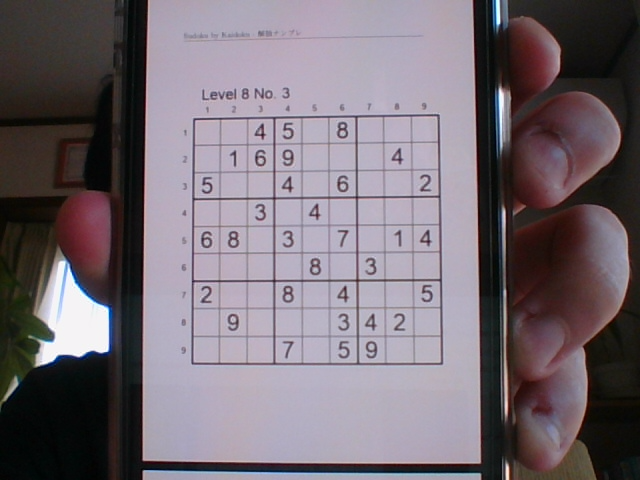
#> input picture pictures/image1.png, 640 x 480 px
$ python -i _detect_corners_20250702133817.py   (imports and definitions only)
#> lines starting #> are read from the running program, lines starting #| are printed output that depends on the picture; after the words box and inside, x2 and y2 are one past the last pixel; in counts of white or black regions, pixels touching at a corner belong together; long printed decimals are rounded
import cv2
import numpy as np
import itertools
import math
from scipy.optimize import basinhopping

#輪郭を見つける。
def detect_corners(raw_img):
    img = fit_size(raw_img, 500, 500) # 入力画像を500x500以内にリサイズ
    polies = convex_poly(img)          # 輪郭を抽出し、凸包→多角形近似→多角形リスト
    # print(polies)
    poly = select_corners(img, polies)  # 四角形の中で「正方形に最も近いもの」を選ぶ
    x0 = poly.flatten()                  # flat化（後で使うがこの関数では未使用）
    rect, score = convex_poly_fitted(img)  # さらに精密に最適化して四角形検出
    print(rect)
    # スケールを元画像に合わせて戻す
    scale = raw_img.shape[0] / img.shape[0]
    rect = np.int32(normalize_corners(rect) * scale)

    score *= -1/255
    return rect, score

def fit_size(img, h, w):
    size = img.shape[:2]
    f = min(h / size[0], w / size[1])
    return cv2.resize(img, (int(size[1] * f), int(size[0] * f)), interpolation=cv2.INTER_AREA)

def edge(img, show=True):
    gray = cv2.cvtColor(img, cv2.COLOR_BGR2GRAY)
    edges = cv2.Canny(gray, 50, 150)
    return edges

def line(img, show=True, threshold=80, minLineLength=50, maxLineGap=5):
    edges = edge(img, False)
    lines = cv2.HoughLinesP(edges, 1, np.pi/180, threshold, 200, minLineLength, maxLineGap)
    return lines

def contours(img, show=True):
    edges = edge(img, False)  #エッジ抽出
    #輪郭取得
    contours, hierarchy = cv2.findContours(edges, cv2.RETR_LIST, cv2.CHAIN_APPROX_SIMPLE)

    #もともと
    # contours = cv2.findContours(edges, cv2.RETR_LIST, cv2.CHAIN_APPROX_SIMPLE)[1]
    # print(contours)
    blank = np.zeros(img.shape, np.uint8)
    #0.2 元の値 画像サイズに占める割合の閾値
    min_area = img.shape[0] * img.shape[1] * 0.1
    # 画像の中の特定の割合を占める輪郭だけを取得。
    large_contours = [c for c in contours if cv2.contourArea(c) > min_area]
    cv2.drawContours(blank, large_contours, -1, (0,255,0), 1)
    return large_contours


#
def convex(img, show=True):
    blank = np.copy(img)
    convexes = []
    for cnt in contours(img, False):
        convex = cv2.convexHull(cnt)
        cv2.drawContours(blank, [convex], -1, (0,255,0), 2)
        convexes.append(convex)
    return convexes

#輪郭抽出
def convex_poly(img, show=True):
    cnts = convex(img, False) # 輪郭を取得し、凸包化されたリストを取得
    blank = np.copy(img)
    polies = []
    for cnt in cnts:
        arclen = cv2.arcLength(cnt, True)
        poly = cv2.approxPolyDP(cnt, 0.02*arclen, True)
        cv2.drawContours(blank, [poly], -1, (0,255,0), 2)
        polies.append(poly)
    return [poly[:, 0, :] for poly in polies]

#画像と輪郭のリスト
def select_corners(img, polies):
    p_selected = []
    p_scores = []
    for poly in polies:
        #すべてのコーナーの任意の組み合わせ
        choices = np.array(list(itertools.combinations(poly, 4)))
        #スコア
        scores = []
        # 正方形に近いものを選ぶ
        for c in choices:
            #正方形は等価の辺の掛け算が面積になることを応用し、面積**0.5と持ってきた輪郭の
            # 一辺がどれだけ近いかを比較する。
            line_lens = [np.linalg.norm(c[(i + 1) % 4] - c[i]) for i in range(4)]
            base = cv2.contourArea(c) ** 0.5
            score = sum([abs(1 - l/base) ** 2 for l in line_lens])
            scores.append(score)
        idx = np.argmin(scores) #一番誤差が小さいものを
        p_selected.append(choices[idx])
        p_scores.append(scores[idx])
    return p_selected[np.argmin(p_scores)]

def gen_score_mat():
    half_a = np.fromfunction(lambda i, j: ((10 - i) ** 2) / 100.0, (10, 20), dtype=np.float32)
    half_b = np.rot90(half_a, 2)
    cell_a = np.r_[half_a, half_b]
    cell_b = np.rot90(cell_a)
    cell = np.maximum(cell_a, cell_b)
    return np.tile(cell, (9, 9))

SCALE = 0.7
def get_get_fit_score(img, x):
    # 入力リサイズ
    img = cv2.resize(img, (int(img.shape[1] * SCALE), int(img.shape[0] * SCALE)), interpolation=cv2.INTER_AREA)
    img_size = (img.shape[0] * img.shape[1]) ** 0.5
    x = np.int32(x * SCALE)

    # 線分化
    poly_length = cv2.arcLength(x, True)
    lines = line(img, False, int(poly_length / 12), int(poly_length / 200))
    line_mat = np.zeros(img.shape, np.uint8)
    for x1, y1, x2, y2 in lines[:, 0]:
        cv2.line(line_mat, (x1, y1), (x2, y2), 255, 1)
    line_mat = line_mat[:, :, 0]

    # 矩形の外をマスクアウト
    img_size = (img.shape[0] * img.shape[1]) ** 0.5
    mask = np.zeros(line_mat.shape, np.uint8)
    cv2.fillConvexPoly(mask, x, 1)
    kernel = np.ones((int(img_size / 10), int(img_size / 10)), np.uint8)
    mask = cv2.erode(mask, kernel, iterations=1)
    line_mat[np.where(mask == 0)] = 0

    # スコア
    score_mat = gen_score_mat()

    def get_fit_score(x):
        img_pnts = np.float32(x).reshape(4, 2)
        img_pnts *= SCALE
        score_size = score_mat.shape[0]
        score_pnts = np.float32([[0, 0], [0, score_size], [score_size, score_size], [score_size, 0]])

        transform = cv2.getPerspectiveTransform(score_pnts, img_pnts)
        score_t = cv2.warpPerspective(score_mat, transform, (img.shape[1], img.shape[0]))

        res = line_mat * score_t
        return -np.average(res[np.where(res > 255 * 0.1)])

    return get_fit_score

def convex_poly_fitted(img, show=True):
    polies = convex_poly(img, False)
    poly = select_corners(img, polies)
    x0 = poly.flatten()
    get_fit_score = get_get_fit_score(img, poly)
    ret = basinhopping(get_fit_score, x0, T=0.1, niter=250, stepsize=3)
    return ret.x.reshape(4, 2), ret.fun

def normalize_corners(v):
    rads = []
    for i in range(4):
        a = v[(i + 1) % 4] - v[i]
        a = a / np.linalg.norm(a)
        cosv = np.dot(a, np.array([1, 0]))
        rads.append(math.acos(cosv))
    left_top = np.argmin(rads)
    return np.roll(v, 4 - left_top, axis=0)

>>> import cv2
>>> picture = cv2.imread('../../pictures/image1.png')
#> picture is the input picture: shape (480, 640, 3); mean B, G, R 115.9, 107.9, 117.5
>>> result = detect_corners(picture)
#> in edge, `edges = cv2.Canny(gray, 50, 150)`:
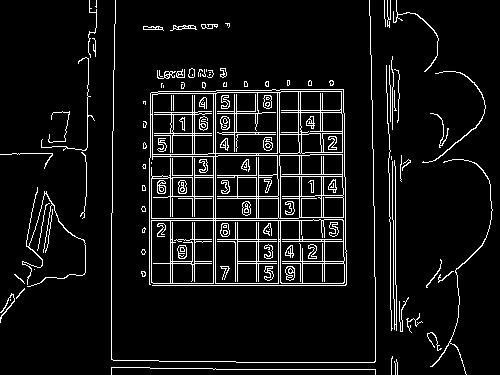
#> edges: shape (375, 500); 7.3% white in thin lines or dots
#> in contours, `contours, hierarchy = cv2.findContours(edges, cv2.RETR_LIST, cv2.CHAIN..`: contours = 291 contours, 152 with area under 20; largest, box (x1, y1, x2, y2) and area: (149, 89, 347, 286) 34233, (215, 220, 279, 284) 3967, (215, 92, 278, 154) 3674, (152, 93, 214, 155) 3127, (215, 155, 278, 219) 2630
#> in contours, `min_area = img.shape[0] * img.shape[1] * 0.1`: min_area = 18750
#> in contours, `large_contours = [c for c in contours if cv2.contourArea(c) > min_area]`: large_contours = 1 contour; box (x1, y1, x2, y2) and area: (149, 89, 347, 286) 34233
#> the loop in convex, `for cnt in contours(img, False):` made 1 pass
#> after the loop in convex, `for cnt in contours(img, False):`:
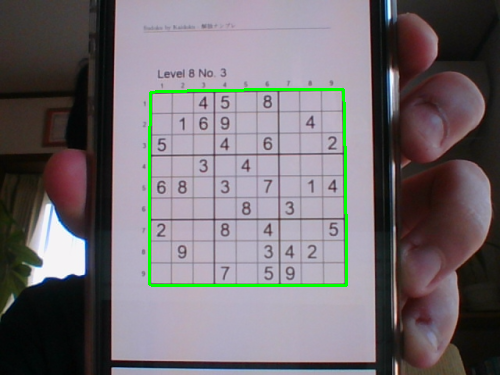
#> blank: shape (375, 500, 3); mean B, G, R 113.9, 109.3, 115.6
#> after the loop in convex, `for cnt in contours(img, False):`: convexes = 1 contour; box (x1, y1, x2, y2) and area: (149, 89, 347, 286) 38246
#> in convex_poly, `cnts = convex(img, False)`: cnts has the same summary as convexes in convex
#> the loop in convex_poly, `for cnt in cnts:` made 1 pass
#> (arclen, poly) on pass 1: (777.1, [[346, 284], [149, 284], [150, 93], [343, 89]])
#> after the loop in convex_poly, `for cnt in cnts:`:
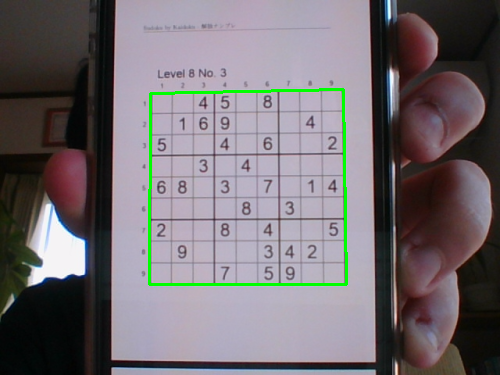
#> blank: shape (375, 500, 3); mean B, G, R 114.1, 109.5, 115.7
#> after the loop in convex_poly, `for cnt in cnts:`: polies = [[[346, 284], [149, 284], [150, 93], [343, 89]]]
#> the loop in select_corners, `for poly in polies:` made 1 pass
#> (choices, idx) on pass 1: ([[346, 284], [149, 284], [150, 93], [343, 89]], 0)
#> after the loop in select_corners, `for poly in polies:`: p_scores = [0.00053]; p_selected = [[[346, 284], [149, 284], [150, 93], [343, 89]]]
#> in detect_corners, `poly = select_corners(img, polies)`: poly = [[346, 284], [149, 284], [150, 93], [343, 89]]
#> in detect_corners, `x0 = poly.flatten()`: x0 = [346, 284, 149, 284, 150, 93, 343, 89]
#> the loop in convex (call 2), `for cnt in contours(img, False):` made 1 pass
#> the loop in convex_poly (call 2), `for cnt in cnts:` made 1 pass
#> in convex_poly_fitted, `polies = convex_poly(img, False)`: polies = [[[346, 284], [149, 284], [150, 93], [343, 89]]]
#> the loop in select_corners (call 2), `for poly in polies:` made 1 pass
#> in convex_poly_fitted, `poly = select_corners(img, polies)`: poly = [[346, 284], [149, 284], [150, 93], [343, 89]]
#> in convex_poly_fitted, `x0 = poly.flatten()`: x0 = [346, 284, 149, 284, 150, 93, 343, 89]
#> in get_get_fit_score, `x = np.int32(x * SCALE)`: x = [[242, 198], [104, 198], [105, 65], [240, 62]]
#> in get_get_fit_score, `poly_length = cv2.arcLength(x, True)`: poly_length = 542.1
#> call 3 of edge, with show = False
#> in edge (call 3), `edges = cv2.Canny(gray, 50, 150)`:
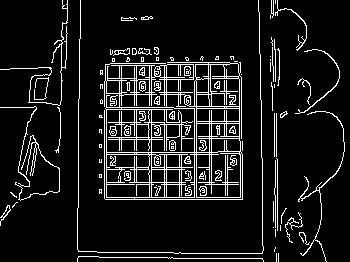
#> edges: shape (262, 350); 10% white in thin lines or dots
#> in line, `lines = cv2.HoughLinesP(edges, 1, np.pi/180, threshold, 200, minLineLe..`: lines = 100 rows, first 6: [105, 199, 242, 199], [61, 80, 61, 30], [239, 73, 239, 112], [104, 197, 242, 197], [196, 196, 196, 77], [151, 196, 151, 63]
#> the loop in get_get_fit_score, `for x1, y1, x2, y2 in lines[:, 0]:` made 100 passes
#> in get_get_fit_score, `line_mat[np.where(mask == 0)] = 0`:
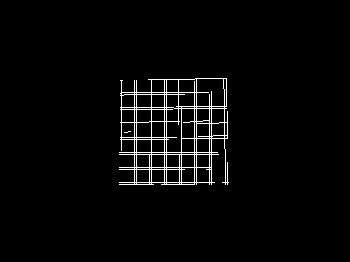
#> line_mat: shape (262, 350); 2.7% white in thin lines or dots, all inside (x1, y1, x2, y2) = (119, 78, 229, 185)
#> in get_fit_score, `transform = cv2.getPerspectiveTransform(score_pnts, img_pnts)`: transform = [[0.0161, -0.754, 242.2], [-0.751, 0.0236, 198.8], [0.000116, 0.000119, 1]]
#> in get_fit_score, `score_t = cv2.warpPerspective(score_mat, transform, (img.shape[1], img..`:
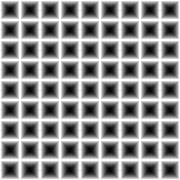
#> score_mat: shape (180, 180) float32; min 0.01, max 1, mean 0.567
#> in get_fit_score (call 37), `img_pnts = np.float32(x).reshape(4, 2)`: img_pnts = [[348, 285.9], [148.7, 283], [154.2, 90.16], [340.9, 83.23]]
#> in get_fit_score (call 37), `img_pnts *= SCALE`: img_pnts = [[243.6, 200.1], [104.1, 198.1], [107.9, 63.11], [238.7, 58.26]]
#> in get_fit_score (call 37), `transform = cv2.getPerspectiveTransform(score_pnts, img_pnts)`: transform = [[0.064, -0.744, 243.6], [-0.766, 0.0475, 200.1], [0.000383, 0.000297, 1]]
#> in get_fit_score (call 37), `score_t = cv2.warpPerspective(score_mat, transform, (img.shape[1], img..`:
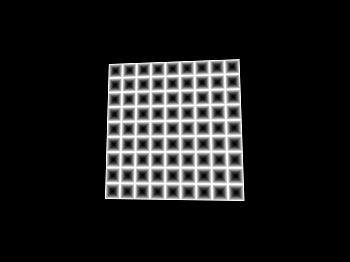
#> score_t: shape (262, 350) float32; min 0, max 1, mean 0.116
#> in convex_poly_fitted, `ret = basinhopping(get_fit_score, x0, T=0.1, niter=250, stepsize=3)`: ret = 9 items
#> in detect_corners, `rect, score = convex_poly_fitted(img)`: rect = [[342, 280.2], [150.3, 282.7], [151.9, 92.8], [339.8, 90.27]]; score = -219
#| [[342.008 280.207]
#|  [150.309 282.714]
#|  [151.903  92.796]
#|  [339.760  90.268]]
#> the loop in normalize_corners, `for i in range(4):` made 4 passes
#> (a, cosv) on passes 1 to 4: ([-1, 0.0131], -1), ([0.00839, -1], 0.00839), ([1, -0.0135], 1), ([0.0118, 1], 0.0118)
#> after the loop in normalize_corners, `for i in range(4):`: rads = [3.13, 1.56, 0.0135, 1.56]
#> in normalize_corners, `left_top = np.argmin(rads)`: left_top = 2
#> in detect_corners, `rect = np.int32(normalize_corners(rect) * scale)`: rect = [[194, 118], [434, 115], [437, 358], [192, 361]]
#> in detect_corners, `score *= -1/255`: score = 0.859
#> result = ([[194, 118], [434, 115], [437, 358], [192, 361]], 0.859)

$ run again, on pictures/image2.png
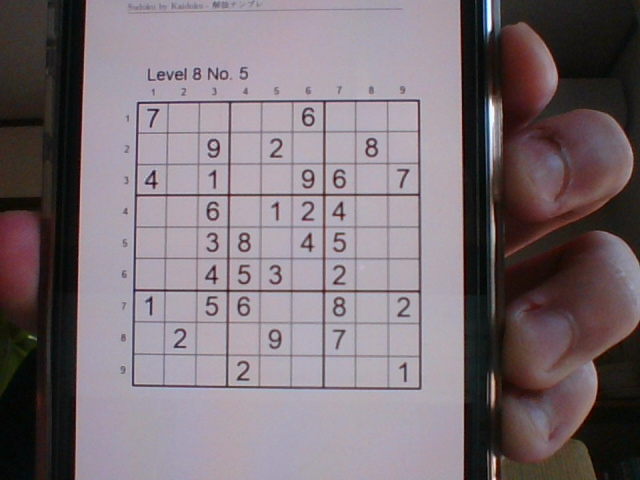
#> input picture pictures/image2.png, 640 x 480 px
#> picture is the input picture: shape (480, 640, 3); mean B, G, R 118.2, 112.3, 123.4
#> in edge, `edges = cv2.Canny(gray, 50, 150)`:
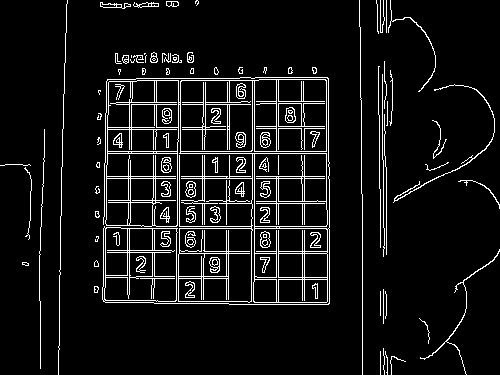
#> edges: shape (375, 500); 7.5% white in thin lines or dots
#> contours = 272 contours, 131 with area under 20; largest, box (x1, y1, x2, y2) and area: (102, 77, 330, 305) 42012, (180, 80, 253, 152) 5033, (254, 153, 328, 227) 4602, (178, 228, 253, 303) 4043, (276, 79, 327, 152) 3593
#> min_area = 18750
#> large_contours = 1 contour; box (x1, y1, x2, y2) and area: (102, 77, 330, 305) 42012
#> the loop in convex, `for cnt in contours(img, False):` made 1 pass
#> after the loop in convex, `for cnt in contours(img, False):`: convexes = 1 contour; box (x1, y1, x2, y2) and area: (102, 77, 330, 305) 50898
#> cnts has the same summary as convexes in convex
#> the loop in convex_poly, `for cnt in cnts:` made 1 pass
#> (arclen, poly) on pass 1: (895.6, [[328, 304], [103, 301], [107, 79], [328, 78]])
#> after the loop in convex_poly, `for cnt in cnts:`: polies = [[[328, 304], [103, 301], [107, 79], [328, 78]]]
#> the loop in select_corners, `for poly in polies:` made 1 pass
#> (choices, idx) on pass 1: ([[328, 304], [103, 301], [107, 79], [328, 78]], 0)
#> after the loop in select_corners, `for poly in polies:`: p_scores = [0.000339]; p_selected = [[[328, 304], [103, 301], [107, 79], [328, 78]]]
#> in detect_corners, `poly = select_corners(img, polies)`: poly = [[328, 304], [103, 301], [107, 79], [328, 78]]
#> in detect_corners, `x0 = poly.flatten()`: x0 = [328, 304, 103, 301, 107, 79, 328, 78]
#> the loop in convex (call 2), `for cnt in contours(img, False):` made 1 pass
#> the loop in convex_poly (call 2), `for cnt in cnts:` made 1 pass
#> in convex_poly_fitted, `polies = convex_poly(img, False)`: polies = [[[328, 304], [103, 301], [107, 79], [328, 78]]]
#> the loop in select_corners (call 2), `for poly in polies:` made 1 pass
#> in convex_poly_fitted, `poly = select_corners(img, polies)`: poly = [[328, 304], [103, 301], [107, 79], [328, 78]]
#> in convex_poly_fitted, `x0 = poly.flatten()`: x0 = [328, 304, 103, 301, 107, 79, 328, 78]
#> x = [[229, 212], [72, 210], [74, 55], [229, 54]]
#> poly_length = 625
#> gray: shape (262, 350)
#> edges: shape (262, 350); 10.2% white in thin lines or dots
#> in line, `lines = cv2.HoughLinesP(edges, 1, np.pi/180, threshold, 200, minLineLe..`: lines = 73 rows, first 6: [73, 107, 230, 107], [228, 213, 228, 54], [253, 261, 253, 91], [73, 105, 230, 105], [44, 92, 44, 57], [230, 212, 230, 56]
#> the loop in get_get_fit_score, `for x1, y1, x2, y2 in lines[:, 0]:` made 73 passes
#> transform = [[0.0235, -0.868, 229.6], [-0.873, 0.00952, 212.8], [0.000102, 0.000101, 1]]
#> in get_fit_score (call 37), `img_pnts = np.float32(x).reshape(4, 2)`: img_pnts = [[330, 305.9], [102.7, 300], [111.2, 76.16], [325.9, 72.23]]
#> in get_fit_score (call 37), `img_pnts *= SCALE`: img_pnts = [[231, 214.1], [71.86, 210], [77.84, 53.31], [228.2, 50.56]]
#> transform = [[0.0608, -0.866, 231], [-0.892, 0.0295, 214.1], [0.000335, 0.000249, 1]]
#> in get_fit_score (call 37), `score_t = cv2.warpPerspective(score_mat, transform, (img.shape[1], img..`:
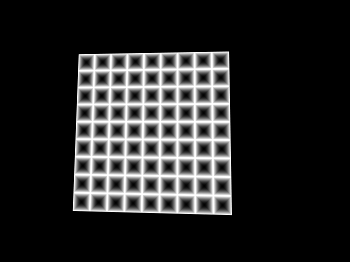
#> score_t: shape (262, 350) float32; min 0, max 1, mean 0.153
#> ret = 9 items
#> in detect_corners, `rect, score = convex_poly_fitted(img)`: rect = [[331.1, 302.6], [102.5, 299.2], [104.9, 79.7], [326.5, 75.33]]; score = -226.1
#| [[331.082 302.589]
#|  [102.471  299.153]
#|  [104.949  79.699]
#|  [326.476   75.325]]
#> the loop in normalize_corners, `for i in range(4):` made 4 passes
#> (a, cosv) on passes 1 to 4: ([-1, -0.015], -1), ([0.0113, -1], 0.0113), ([1, -0.0197], 1), ([0.0203, 1], 0.0203)
#> after the loop in normalize_corners, `for i in range(4):`: rads = [3.13, 1.56, 0.0197, 1.55]
#> left_top = 2
#> in detect_corners, `rect = np.int32(normalize_corners(rect) * scale)`: rect = [[134, 102], [417, 96], [423, 387], [131, 382]]
#> in detect_corners, `score *= -1/255`: score = 0.887
#> result = ([[134, 102], [417, 96], [423, 387], [131, 382]], 0.887)

$ run again, on pictures/image3.png
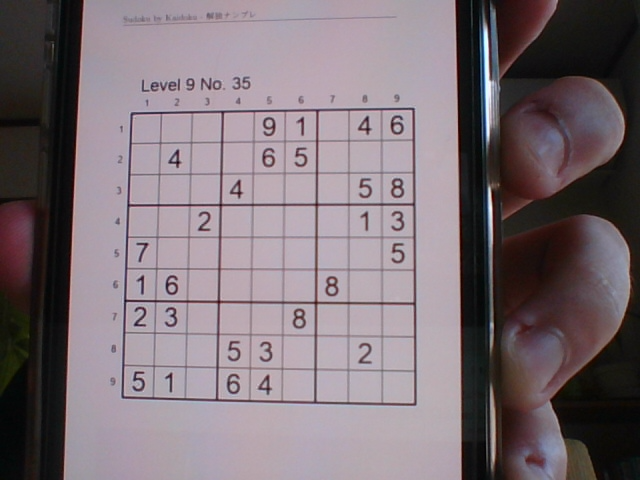
#> input picture pictures/image3.png, 640 x 480 px
#> picture is the input picture: shape (480, 640, 3); mean B, G, R 118.3, 112.2, 124.3
#> edges: shape (375, 500); 7.7% white in thin lines or dots
#> contours = 285 contours, 138 with area under 20; largest, box (x1, y1, x2, y2) and area: (94, 83, 326, 318) 51219, (248, 160, 324, 237) 4756, (171, 236, 246, 314) 4370, (273, 237, 324, 315) 3042, (248, 110, 323, 159) 2852
#> min_area = 18750
#> large_contours = 1 contour; box (x1, y1, x2, y2) and area: (94, 83, 326, 318) 51219
#> the loop in convex, `for cnt in contours(img, False):` made 1 pass
#> after the loop in convex, `for cnt in contours(img, False):`: convexes = 1 contour; box (x1, y1, x2, y2) and area: (94, 83, 326, 318) 52344
#> cnts has the same summary as convexes in convex
#> the loop in convex_poly, `for cnt in cnts:` made 1 pass
#> (arclen, poly) on pass 1: (908.4, [[323, 84], [325, 316], [95, 311], [102, 87]])
#> after the loop in convex_poly, `for cnt in cnts:`:
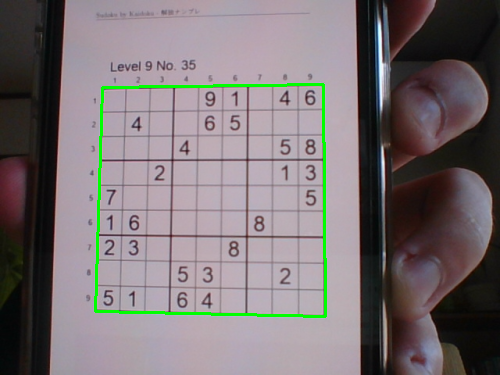
#> blank: shape (375, 500, 3); mean B, G, R 116.5, 114.2, 122.5
#> after the loop in convex_poly, `for cnt in cnts:`: polies = [[[323, 84], [325, 316], [95, 311], [102, 87]]]
#> the loop in select_corners, `for poly in polies:` made 1 pass
#> (choices, idx) on pass 1: ([[323, 84], [325, 316], [95, 311], [102, 87]], 0)
#> after the loop in select_corners, `for poly in polies:`: p_scores = [0.00152]; p_selected = [[[323, 84], [325, 316], [95, 311], [102, 87]]]
#> in detect_corners, `poly = select_corners(img, polies)`: poly = [[323, 84], [325, 316], [95, 311], [102, 87]]
#> in detect_corners, `x0 = poly.flatten()`: x0 = [323, 84, 325, 316, 95, 311, 102, 87]
#> the loop in convex (call 2), `for cnt in contours(img, False):` made 1 pass
#> the loop in convex_poly (call 2), `for cnt in cnts:` made 1 pass
#> in convex_poly_fitted, `polies = convex_poly(img, False)`: polies = [[[323, 84], [325, 316], [95, 311], [102, 87]]]
#> the loop in select_corners (call 2), `for poly in polies:` made 1 pass
#> in convex_poly_fitted, `poly = select_corners(img, polies)`: poly = [[323, 84], [325, 316], [95, 311], [102, 87]]
#> in convex_poly_fitted, `x0 = poly.flatten()`: x0 = [323, 84, 325, 316, 95, 311, 102, 87]
#> x = [[226, 58], [227, 221], [66, 217], [71, 60]]
#> poly_length = 636.1
#> gray: shape (262, 350)
#> edges: shape (262, 350); 10.1% white in thin lines or dots
#> in line, `lines = cv2.HoughLinesP(edges, 1, np.pi/180, threshold, 200, minLineLe..`: lines = 90 rows, first 6: [267, 141, 267, 197], [191, 221, 191, 58], [117, 219, 119, 99], [189, 221, 189, 58], [120, 183, 120, 145], [81, 130, 227, 130]
#> the loop in get_get_fit_score, `for x1, y1, x2, y2 in lines[:, 0]:` made 90 passes
#> transform = [[-0.846, -0.043, 226.1], [0.0234, 0.853, 58.8], [0.000193, -0.000223, 1]]
#> in get_fit_score (call 37), `img_pnts = np.float32(x).reshape(4, 2)`: img_pnts = [[325.7, 84.13], [324.5, 314.6], [96.65, 310.7], [102.4, 84.11]]
#> in get_fit_score (call 37), `img_pnts *= SCALE`: img_pnts = [[228, 58.89], [227.1, 220.2], [67.65, 217.5], [71.69, 58.88]]
#> transform = [[-0.862, -0.0305, 228], [0.00535, 0.871, 58.89], [9.2e-05, -0.000114, 1]]
#> in get_fit_score (call 37), `res = line_mat * score_t`:
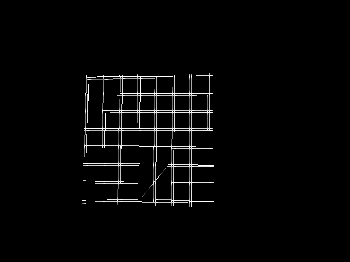
#> res: shape (262, 350) float32; min 0, max 255, mean 6.2
#> ret = 9 items
#> in detect_corners, `rect, score = convex_poly_fitted(img)`: rect = [[322.4, 83.63], [323.2, 314.8], [91.55, 312.7], [97.84, 86.16]]; score = -225.1
#| [[322.413  83.628]
#|  [323.224  314.811 ]
#|  [ 91.548  312.654]
#|  [ 97.842  86.157]]
#> the loop in normalize_corners, `for i in range(4):` made 4 passes
#> (a, cosv) on passes 1 to 4: ([0.00351, 1], 0.00351), ([-1, -0.00931], -1), ([0.0278, -1], 0.0278), ([1, -0.0113], 1)
#> after the loop in normalize_corners, `for i in range(4):`: rads = [1.57, 3.13, 1.54, 0.0113]
#> left_top = 3
#> in detect_corners, `rect = np.int32(normalize_corners(rect) * scale)`: rect = [[125, 110], [412, 107], [413, 402], [117, 400]]
#> in detect_corners, `score *= -1/255`: score = 0.883
#> result = ([[125, 110], [412, 107], [413, 402], [117, 400]], 0.883)
